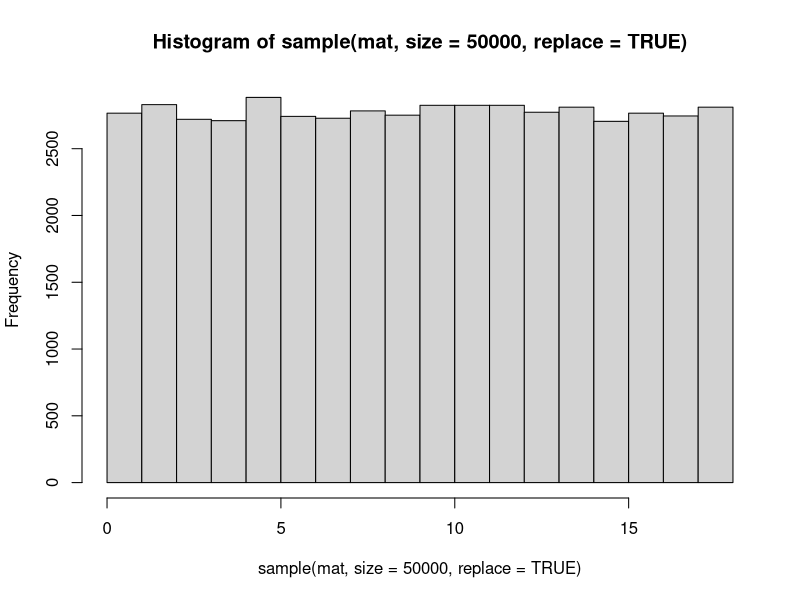
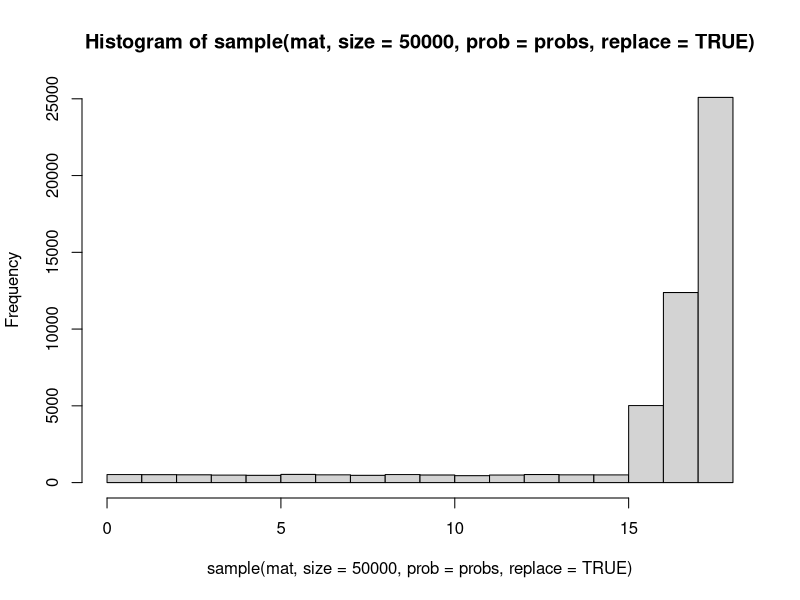
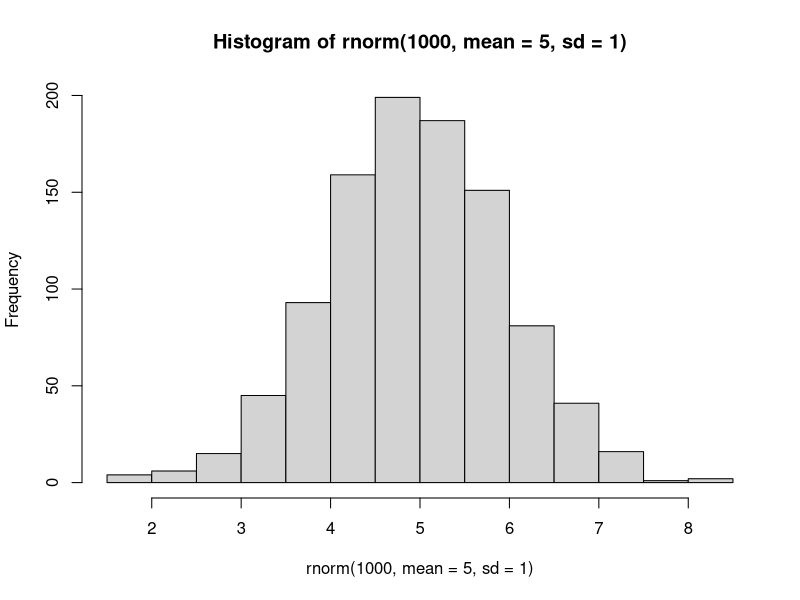
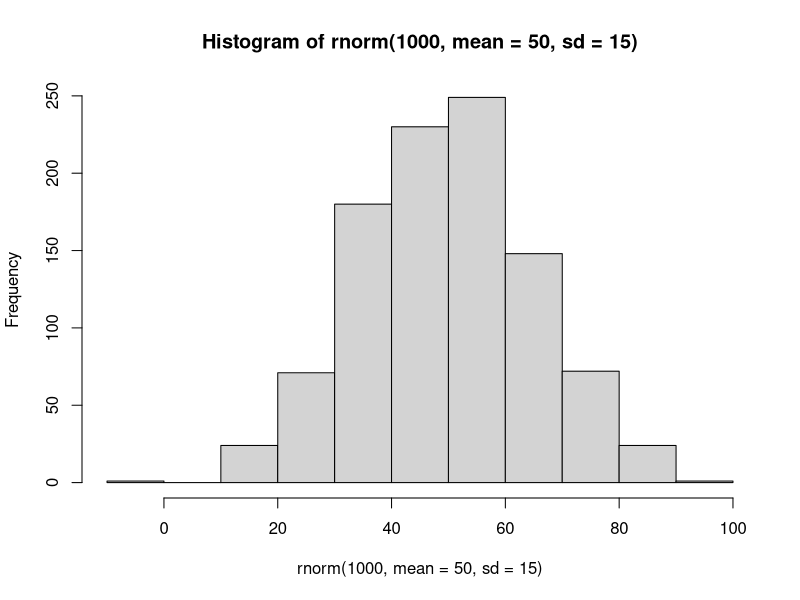
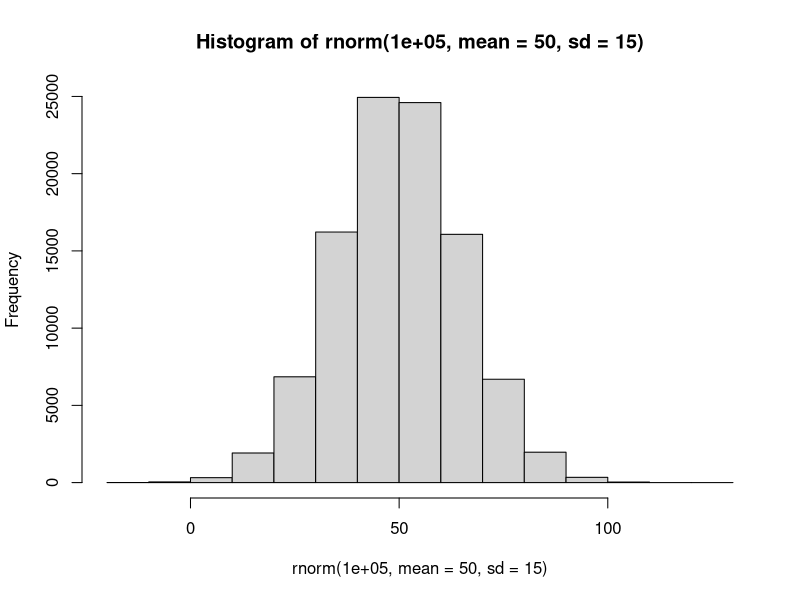
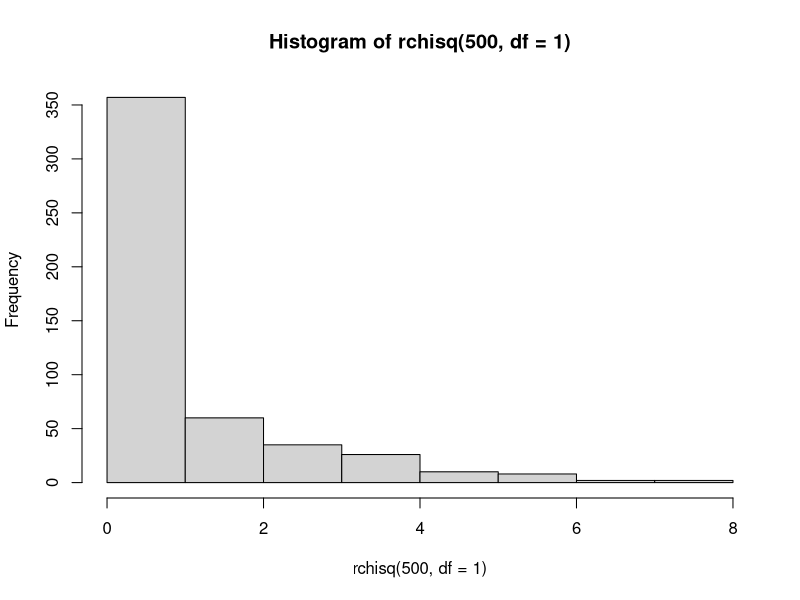
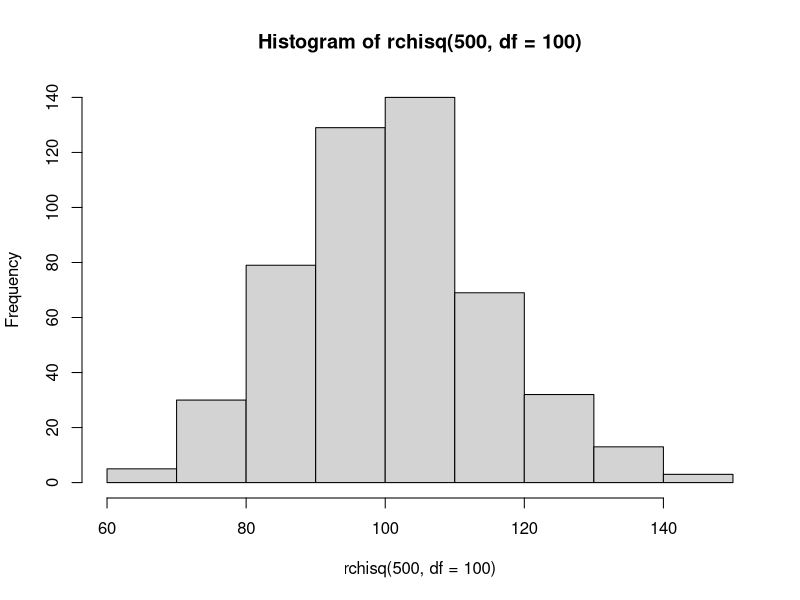
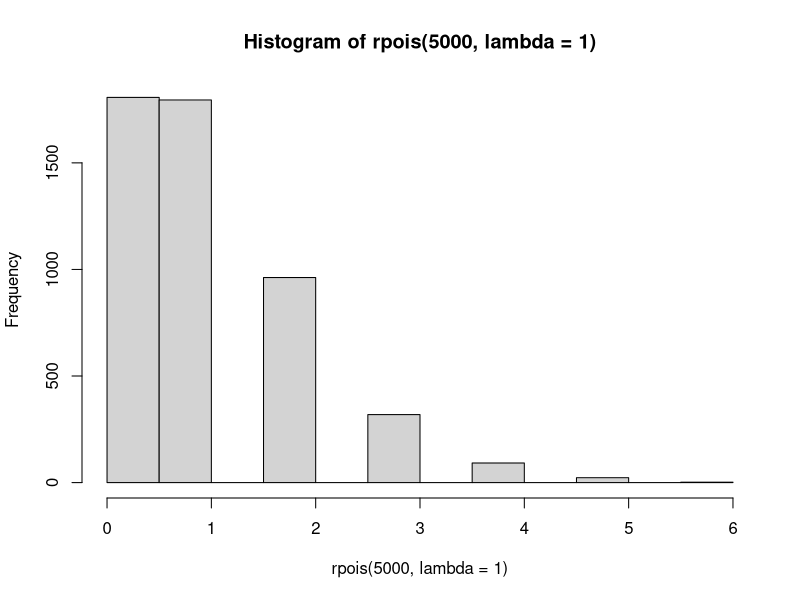

Source code (R) for these figures, in order:
## ---- chunk 1
knitr::opts_chunk$set(dev.args=list(bg="transparent"))
## ---- chunk 2
library(mvtnorm)  # Multivariate Normal tools
## ---- chunk 3
c(1, 2, 3, 4, 3, 2, 1)
c(1:4, 3:1)
## ---- chunk 4
matrix(1:15, nrow = 3, ncol = 5, byrow = TRUE)
## ---- chunk 5
mat <- matrix(1:18, 3, 6)
mat
c(mat)
## ---- chunk 6
sample(mat)
## ---- chunk 7
sample(mat, size = 5)
## ---- chunk 8
sample(mat, size = 50, replace = TRUE)
## ---- chunk 9
hist(sample(mat, size = 50000, replace=TRUE), breaks = 0:18)
## ---- chunk 10
probs <- c(rep(.01, 15), .1, .25, .50)
probs
hist(sample(mat, size = 50000, prob = probs, replace=TRUE), breaks = 0:18)

## ---- chunk 11
set.seed(123)
sample(mat, size = 50, replace = TRUE)
set.seed(123)
sample(mat, size = 50, replace = TRUE)
## ---- chunk 12
set.seed(123)
sample(mat, size = 5, replace = TRUE)
sample(mat, size = 7, replace = TRUE)
set.seed(123)
sample(mat, size = 5, replace = TRUE)
sample(mat, size = 7, replace = TRUE)
## ---- chunk 13
hist(rnorm(1000, mean = 5, sd = 1))
## ---- chunk 14
hist(rnorm(1000, mean = 50, sd = 15))
## ---- chunk 15
hist(rnorm(100000, mean = 50, sd = 15))
## ---- chunk 16
hist(rchisq(500, df = 1))
## ---- chunk 17
hist(rchisq(500, df = 100))
## ---- chunk 18
hist(rpois(5000, lambda = 1))
## ---- chunk 19
hist(rpois(5000, lambda = 100))
## ---- chunk 20
run <- rbinom(1000, size = 1, prob = .75) 
table(run)
## ---- chunk 21
hist(run)
## ---- chunk 22
run <- rbinom(10000, size = 60, prob = .75)
table(run)
## ---- chunk 23
hist(run)
## ---- chunk 24
sigma <- matrix(c(30, 15, 15, 30), 2, 2)
sigma
means <- c(97, 63)
data <- rmvnorm(n = 1000, mean = means, sigma = sigma)
colMeans(data)
var(data)
## ---- chunk 25
plot(data)
## ---- chunk 26
sigma <- matrix(c(1, 0, 0, 1), 2, 2)
sigma
means <- c(0, 0)
data <- rmvnorm(n = 1000, mean = means, sigma = sigma)
colMeans(data)
var(data)
## ---- chunk 27
plot(data)
## ---- chunk 28
par(mfrow = c(1, 2))
hist(data[, 1])
hist(data[, 2])
